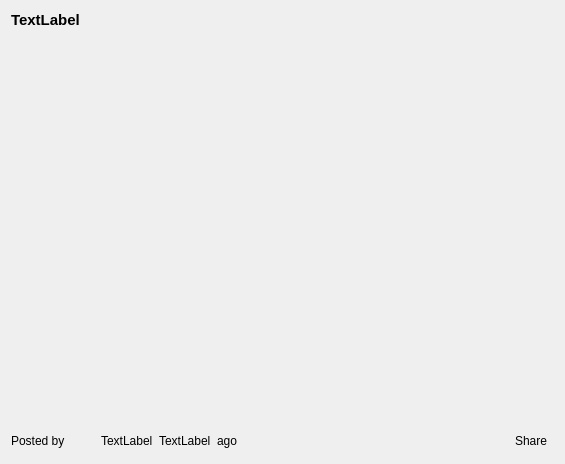
<?xml version="1.0" encoding="UTF-8"?>
<ui version="4.0">
 <class>PhotoView</class>
 <widget class="QWidget" name="PhotoView">
  <property name="geometry">
   <rect>
    <x>0</x>
    <y>0</y>
    <width>565</width>
    <height>464</height>
   </rect>
  </property>
  <property name="windowTitle">
   <string>Photo View</string>
  </property>
  <property name="layoutDirection">
   <enum>Qt::LeftToRight</enum>
  </property>
  <layout class="QGridLayout" name="gridLayout_2">
   <item row="0" column="0" colspan="2">
    <widget class="QLabel" name="titleLabel">
     <property name="font">
      <font>
       <family>MS Sans Serif</family>
       <pointsize>11</pointsize>
       <weight>75</weight>
       <bold>true</bold>
      </font>
     </property>
     <property name="text">
      <string>TextLabel</string>
     </property>
     <property name="wordWrap">
      <bool>true</bool>
     </property>
    </widget>
   </item>
   <item row="1" column="0" colspan="2">
    <widget class="QFrame" name="frame">
     <property name="sizePolicy">
      <sizepolicy hsizetype="Preferred" vsizetype="Expanding">
       <horstretch>0</horstretch>
       <verstretch>0</verstretch>
      </sizepolicy>
     </property>
     <layout class="QGridLayout" name="gridLayout">
      <property name="leftMargin">
       <number>0</number>
      </property>
      <property name="rightMargin">
       <number>0</number>
      </property>
      <item row="0" column="0">
       <spacer name="horizontalSpacer_2">
        <property name="orientation">
         <enum>Qt::Horizontal</enum>
        </property>
        <property name="sizeHint" stdset="0">
         <size>
          <width>40</width>
          <height>20</height>
         </size>
        </property>
       </spacer>
      </item>
      <item row="0" column="1">
       <widget class="QLabel" name="photoLabel">
        <property name="text">
         <string/>
        </property>
       </widget>
      </item>
      <item row="0" column="2">
       <spacer name="horizontalSpacer_3">
        <property name="orientation">
         <enum>Qt::Horizontal</enum>
        </property>
        <property name="sizeHint" stdset="0">
         <size>
          <width>40</width>
          <height>20</height>
         </size>
        </property>
       </spacer>
      </item>
     </layout>
    </widget>
   </item>
   <item row="2" column="0" colspan="2">
    <layout class="QHBoxLayout" name="horizontalLayout">
     <item>
      <widget class="QLabel" name="label">
       <property name="font">
        <font>
         <family>MS Sans Serif</family>
         <pointsize>9</pointsize>
         <weight>50</weight>
         <bold>false</bold>
        </font>
       </property>
       <property name="text">
        <string>Posted by</string>
       </property>
      </widget>
     </item>
     <item>
      <widget class="AvatarWidget" name="avatarWidget" native="true">
       <property name="minimumSize">
        <size>
         <width>24</width>
         <height>24</height>
        </size>
       </property>
       <property name="maximumSize">
        <size>
         <width>24</width>
         <height>24</height>
        </size>
       </property>
      </widget>
     </item>
     <item>
      <widget class="GxsIdLabel" name="nameLabel">
       <property name="font">
        <font>
         <family>MS Sans Serif</family>
         <pointsize>9</pointsize>
        </font>
       </property>
       <property name="text">
        <string>TextLabel</string>
       </property>
      </widget>
     </item>
     <item>
      <widget class="QLabel" name="timeLabel">
       <property name="font">
        <font>
         <family>MS Sans Serif</family>
         <pointsize>9</pointsize>
        </font>
       </property>
       <property name="text">
        <string>TextLabel</string>
       </property>
      </widget>
     </item>
     <item>
      <widget class="QLabel" name="agoLabel">
       <property name="font">
        <font>
         <family>MS Sans Serif</family>
         <pointsize>9</pointsize>
        </font>
       </property>
       <property name="text">
        <string>ago</string>
       </property>
      </widget>
     </item>
     <item>
      <spacer name="horizontalSpacer">
       <property name="orientation">
        <enum>Qt::Horizontal</enum>
       </property>
       <property name="sizeHint" stdset="0">
        <size>
         <width>398</width>
         <height>20</height>
        </size>
       </property>
      </spacer>
     </item>
     <item>
      <widget class="QToolButton" name="shareButton">
       <property name="toolTip">
        <string>Copy RetroShare link</string>
       </property>
       <property name="text">
        <string>Share</string>
       </property>
       <property name="icon">
        <iconset resource="Posted_images.qrc">
         <normaloff>:/images/share.png</normaloff>:/images/share.png</iconset>
       </property>
       <property name="toolButtonStyle">
        <enum>Qt::ToolButtonTextBesideIcon</enum>
       </property>
       <property name="autoRaise">
        <bool>true</bool>
       </property>
      </widget>
     </item>
    </layout>
   </item>
  </layout>
 </widget>
 <customwidgets>
  <customwidget>
   <class>GxsIdLabel</class>
   <extends>QLabel</extends>
   <header>gui/gxs/GxsIdLabel.h</header>
  </customwidget>
  <customwidget>
   <class>AvatarWidget</class>
   <extends>QWidget</extends>
   <header>gui/common/AvatarWidget.h</header>
   <container>1</container>
  </customwidget>
 </customwidgets>
 <resources>
  <include location="../icons.qrc"/>
  <include location="Posted_images.qrc"/>
 </resources>
 <connections/>
</ui>
